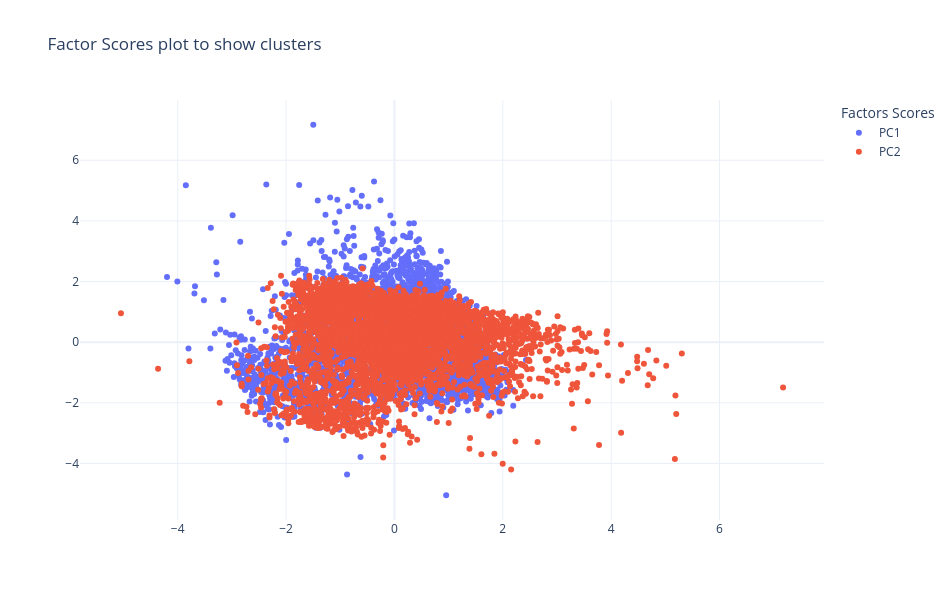

Write notebook code for a chart like this one.
### Code cell
fig_fcs_2 = go.Figure()

for fcs in y_pca_df.columns:
    if fcs != 'label':
        if fcs == 'PC1':
            fig_fcs_2.add_trace(
                go.Scatter(
                    x=y_pca_df['PC2'],
                    y=y_pca_df[fcs],
                    mode='markers',
                    #text=[f"{p:.2f}%" for p in factor_scores_df[fcs]],
                    name=fcs,
                )
            )
        elif fcs == 'PC2':
            fig_fcs_2.add_trace(
                go.Scatter(
                    x=y_pca_df['PC1'],
                    y=y_pca_df[fcs],
                    mode='markers',
                    #text=[f"{p:.2f}%" for p in factor_scores_df[fcs]],
                    name=fcs,
                )
            )
        
    fig_fcs_2.update_layout(
        title='Factor Scores plot to show clusters',
        # xaxis={'title': 'Maturities', 'showgrid': False},
        # yaxis={'title': 'Change in Yields', 'showgrid': False},
        legend={'title': 'Factors Scores'},
        template='plotly_white',
        width=950,
        height=600,
    )

fig_fcs_2.show()

### Figure 1 — Plotly figure (JSON) as saved in the notebook; plotly's stock layout.template omitted (floating-point values rounded to 4 significant figures; data arrays with more than 128 entries replaced by an {"elided": "..."} marker saying what was removed)
{"data": [{"mode": "markers", "name": "PC1", "x": {"elided": "3944 float values"}, "y": {"elided": "3944 float values"}, "type": "scatter"}, {"mode": "markers", "name": "PC2", "x": {"elided": "3944 float values"}, "y": {"elided": "3944 float values"}, "type": "scatter"}], "layout": {"title": {"text": "Factor Scores plot to show clusters"}, "legend": {"title": {"text": "Factors Scores"}}, "width": 950, "height": 600}}
